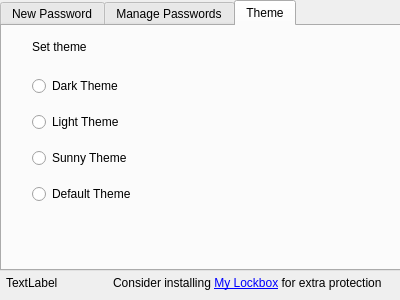
<?xml version="1.0" encoding="UTF-8"?>
<ui version="4.0">
 <class>Dialog</class>
 <widget class="QDialog" name="Dialog">
  <property name="geometry">
   <rect>
    <x>0</x>
    <y>0</y>
    <width>400</width>
    <height>300</height>
   </rect>
  </property>
  <property name="windowTitle">
   <string>Password Manager</string>
  </property>
  <property name="windowIcon">
   <iconset resource="res.qrc">
    <normaloff>:/image/icon.png</normaloff>:/image/icon.png</iconset>
  </property>
  <property name="layoutDirection">
   <enum>Qt::LeftToRight</enum>
  </property>
  <property name="styleSheet">
   <string notr="true"/>
  </property>
  <widget class="QTabWidget" name="tabWidget">
   <property name="geometry">
    <rect>
     <x>0</x>
     <y>0</y>
     <width>401</width>
     <height>271</height>
    </rect>
   </property>
   <property name="currentIndex">
    <number>2</number>
   </property>
   <widget class="QWidget" name="tab">
    <attribute name="title">
     <string>New Password</string>
    </attribute>
    <widget class="QWidget" name="verticalLayoutWidget">
     <property name="geometry">
      <rect>
       <x>80</x>
       <y>30</y>
       <width>232</width>
       <height>209</height>
      </rect>
     </property>
     <layout class="QVBoxLayout" name="verticalLayout">
      <item>
       <widget class="QLabel" name="label">
        <property name="maximumSize">
         <size>
          <width>16777215</width>
          <height>30</height>
         </size>
        </property>
        <property name="text">
         <string>Enter length of password</string>
        </property>
       </widget>
      </item>
      <item>
       <widget class="QSpinBox" name="passLine">
        <property name="minimumSize">
         <size>
          <width>0</width>
          <height>25</height>
         </size>
        </property>
       </widget>
      </item>
      <item>
       <layout class="QGridLayout" name="gridLayout">
        <item row="0" column="0">
         <widget class="QPushButton" name="generateButton">
          <property name="maximumSize">
           <size>
            <width>120</width>
            <height>16777215</height>
           </size>
          </property>
          <property name="text">
           <string>Generate Password</string>
          </property>
         </widget>
        </item>
       </layout>
      </item>
      <item>
       <widget class="QLineEdit" name="password"/>
      </item>
      <item>
       <layout class="QHBoxLayout" name="horizontalLayout">
        <item>
         <widget class="QPushButton" name="copyButton">
          <property name="text">
           <string>Copy to Clipboard</string>
          </property>
         </widget>
        </item>
        <item>
         <widget class="QPushButton" name="filesaveButton">
          <property name="text">
           <string>Copy to File</string>
          </property>
         </widget>
        </item>
       </layout>
      </item>
     </layout>
    </widget>
   </widget>
   <widget class="QWidget" name="tab_2">
    <property name="styleSheet">
     <string notr="true"/>
    </property>
    <attribute name="title">
     <string>Manage Passwords</string>
    </attribute>
    <widget class="QWidget" name="gridLayoutWidget_2">
     <property name="geometry">
      <rect>
       <x>0</x>
       <y>10</y>
       <width>391</width>
       <height>231</height>
      </rect>
     </property>
     <layout class="QGridLayout" name="gridLayout_2">
      <item row="3" column="0">
       <widget class="QLabel" name="label_5">
        <property name="text">
         <string>Password:</string>
        </property>
       </widget>
      </item>
      <item row="2" column="0">
       <widget class="QLabel" name="label_3">
        <property name="text">
         <string>Username or Email:</string>
        </property>
       </widget>
      </item>
      <item row="3" column="2">
       <widget class="QPushButton" name="copypasswordButton">
        <property name="text">
         <string>Copy</string>
        </property>
       </widget>
      </item>
      <item row="0" column="0">
       <widget class="QLabel" name="label_4">
        <property name="text">
         <string>Select Account Type</string>
        </property>
       </widget>
      </item>
      <item row="0" column="1">
       <widget class="QComboBox" name="comboBox"/>
      </item>
      <item row="0" column="2">
       <widget class="QPushButton" name="editaccountButton">
        <property name="text">
         <string>Edit</string>
        </property>
       </widget>
      </item>
      <item row="1" column="2">
       <widget class="QPushButton" name="openURLButton">
        <property name="text">
         <string>Open</string>
        </property>
       </widget>
      </item>
      <item row="1" column="1">
       <widget class="QLineEdit" name="websiteURLLine"/>
      </item>
      <item row="2" column="1">
       <widget class="QLineEdit" name="usernameLine"/>
      </item>
      <item row="3" column="1">
       <widget class="QLineEdit" name="passwordLine"/>
      </item>
      <item row="2" column="2">
       <widget class="QPushButton" name="copyusernameButton">
        <property name="text">
         <string>Copy</string>
        </property>
       </widget>
      </item>
      <item row="1" column="0">
       <widget class="QLabel" name="label_6">
        <property name="text">
         <string>Website Login URL:</string>
        </property>
       </widget>
      </item>
     </layout>
    </widget>
   </widget>
   <widget class="QWidget" name="tab_3">
    <attribute name="title">
     <string>Theme</string>
    </attribute>
    <widget class="QWidget" name="verticalLayoutWidget_2">
     <property name="geometry">
      <rect>
       <x>30</x>
       <y>40</y>
       <width>171</width>
       <height>151</height>
      </rect>
     </property>
     <layout class="QVBoxLayout" name="verticalLayout_2">
      <item>
       <widget class="QRadioButton" name="darkButton">
        <property name="text">
         <string>Dark Theme</string>
        </property>
       </widget>
      </item>
      <item>
       <widget class="QRadioButton" name="lightButton">
        <property name="text">
         <string>Light Theme</string>
        </property>
       </widget>
      </item>
      <item>
       <widget class="QRadioButton" name="sunnyButton">
        <property name="text">
         <string>Sunny Theme</string>
        </property>
       </widget>
      </item>
      <item>
       <widget class="QRadioButton" name="defaultButton">
        <property name="text">
         <string>Default Theme</string>
        </property>
       </widget>
      </item>
     </layout>
    </widget>
    <widget class="QLabel" name="label_7">
     <property name="geometry">
      <rect>
       <x>30</x>
       <y>10</y>
       <width>91</width>
       <height>21</height>
      </rect>
     </property>
     <property name="text">
      <string>Set theme</string>
     </property>
    </widget>
   </widget>
  </widget>
  <widget class="QWidget" name="formLayoutWidget">
   <property name="geometry">
    <rect>
     <x>0</x>
     <y>270</y>
     <width>544</width>
     <height>31</height>
    </rect>
   </property>
   <layout class="QFormLayout" name="formLayout">
    <property name="horizontalSpacing">
     <number>55</number>
    </property>
    <property name="verticalSpacing">
     <number>6</number>
    </property>
    <property name="leftMargin">
     <number>6</number>
    </property>
    <property name="topMargin">
     <number>6</number>
    </property>
    <item row="0" column="0">
     <widget class="QLabel" name="statusbar">
      <property name="text">
       <string>TextLabel</string>
      </property>
     </widget>
    </item>
    <item row="0" column="1">
     <widget class="QLabel" name="label_2">
      <property name="text">
       <string>&lt;html&gt;&lt;head/&gt;&lt;body&gt;&lt;p&gt;Consider installing &lt;a href=&quot;https://fspro.net/my-lockbox/&quot;&gt;&lt;span style=&quot; text-decoration: underline; color:#0000ff;&quot;&gt;My Lockbox&lt;/span&gt;&lt;/a&gt; for extra protection&lt;/p&gt;&lt;/body&gt;&lt;/html&gt;</string>
      </property>
     </widget>
    </item>
   </layout>
  </widget>
 </widget>
 <resources>
  <include location="res.qrc"/>
 </resources>
 <connections/>
</ui>
